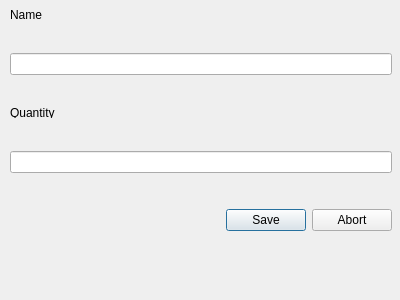
<?xml version="1.0" encoding="UTF-8"?>
<ui version="4.0">
 <class>Dialog</class>
 <widget class="QDialog" name="Dialog">
  <property name="geometry">
   <rect>
    <x>0</x>
    <y>0</y>
    <width>400</width>
    <height>300</height>
   </rect>
  </property>
  <property name="windowTitle">
   <string>Dialog</string>
  </property>
  <widget class="QLineEdit" name="lineEdit">
   <property name="geometry">
    <rect>
     <x>10</x>
     <y>53</y>
     <width>382</width>
     <height>22</height>
    </rect>
   </property>
  </widget>
  <widget class="QLineEdit" name="lineEdit_2">
   <property name="geometry">
    <rect>
     <x>10</x>
     <y>151</y>
     <width>382</width>
     <height>22</height>
    </rect>
   </property>
  </widget>
  <widget class="QDialogButtonBox" name="buttonBox">
   <property name="geometry">
    <rect>
     <x>10</x>
     <y>206</y>
     <width>382</width>
     <height>28</height>
    </rect>
   </property>
   <property name="orientation">
    <enum>Qt::Horizontal</enum>
   </property>
   <property name="standardButtons">
    <set>QDialogButtonBox::Abort|QDialogButtonBox::Save</set>
   </property>
  </widget>
  <widget class="QLabel" name="label_2">
   <property name="geometry">
    <rect>
     <x>10</x>
     <y>10</y>
     <width>382</width>
     <height>10</height>
    </rect>
   </property>
   <property name="maximumSize">
    <size>
     <width>16777215</width>
     <height>10</height>
    </size>
   </property>
   <property name="text">
    <string>Name</string>
   </property>
  </widget>
  <widget class="QLabel" name="label">
   <property name="geometry">
    <rect>
     <x>10</x>
     <y>108</y>
     <width>382</width>
     <height>10</height>
    </rect>
   </property>
   <property name="maximumSize">
    <size>
     <width>16777215</width>
     <height>10</height>
    </size>
   </property>
   <property name="text">
    <string>Quantity</string>
   </property>
  </widget>
 </widget>
 <resources/>
 <connections/>
</ui>
